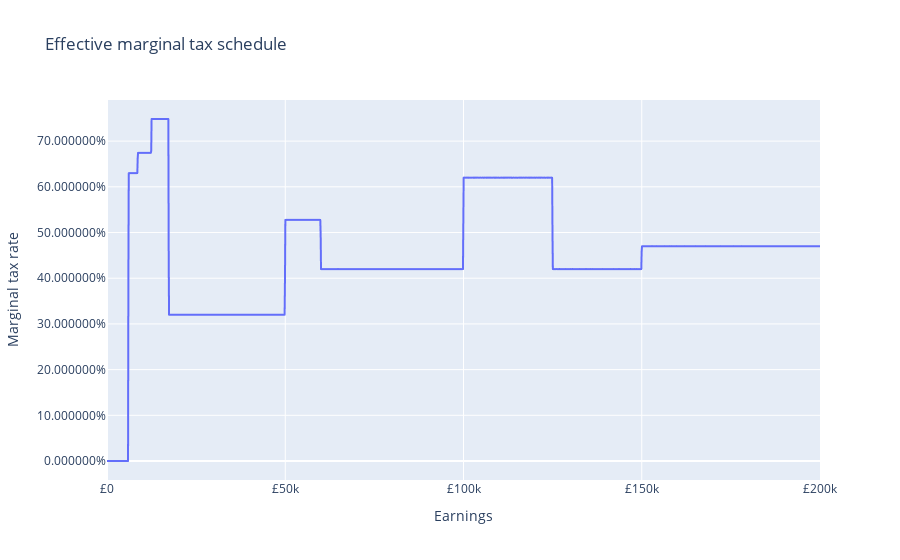

Notebook code for this chart:
### Markdown cell above
# Individuals

Individual-focused simulations calculate variables for hypothetical, manually specified people, benefit units and households. This can be useful for different applications:
- Calculating taxes and benefits for a specific group
- Evaluating how the computed variables change when one property is varied

## Example: calculating the effective marginal tax rate schedule

In this example, we specify the input data being a lone parent with one child. By setting the ```employment_income``` field to vary (by default, between £0 and £200k) we can plot the line graph of earnings against the effective marginal tax rate. 

Note that ```claims_child_benefit``` is required here to inform takeup determination. Other benefits, such as Universal Credit, change how the graph looks.

### Code cell
from openfisca_uk import IndividualSim
import plotly.express as px

# define the simulation and populate it

sim = IndividualSim()
sim.add_person(name="parent", age=24, is_benunit_head=True, is_household_head=True)
sim.add_person(name="child", age=2)
sim.add_benunit(adults=["parent"], children=["child"], claims_child_benefit=True, claims_UC=True, claims_legacy_benefits=False)
sim.add_household(adults=["parent"], children=["child"])

# replicate the simulation along the earnings dimension

sim.vary("employment_income", min=0, max=200000, step=100)

# retrive the arrays of earnings and marginal tax rates

earnings = sim.calc("employment_income", target="parent")
mtr = sim.calc_mtr(wrt_target="parent")

# plot the results

fig = px.line(x=earnings, y=mtr, title="Effective marginal tax schedule")
fig.update_layout(yaxis_tickformat="%", xaxis_tickprefix="£", xaxis_title="Earnings", yaxis_title="Marginal tax rate")
fig.show()

### Figure 1 — Plotly figure (JSON) as saved in the notebook; plotly's stock layout.template omitted (floating-point values rounded to 4 significant figures; data arrays with more than 128 entries replaced by an {"elided": "..."} marker saying what was removed)
{"data": [{"hovertemplate": "x=%{x}<br>y=%{y}<extra></extra>", "legendgroup": "", "line": {"color": "#636efa", "dash": "solid"}, "mode": "lines", "name": "", "showlegend": false, "type": "scattergl", "x": {"elided": "2000 float values"}, "xaxis": "x", "y": {"elided": "2000 float values"}, "yaxis": "y"}], "layout": {"autosize": true, "legend": {"tracegroupgap": 0}, "title": {"text": "Effective marginal tax schedule"}, "xaxis": {"anchor": "y", "autorange": true, "domain": [0, 1], "range": [0, 200000], "tickprefix": "£", "title": {"text": "Earnings"}, "type": "linear"}, "yaxis": {"anchor": "x", "autorange": true, "domain": [0, 1], "range": [-0.04159, 0.79], "tickformat": "%", "title": {"text": "Marginal tax rate"}, "type": "linear"}}}
